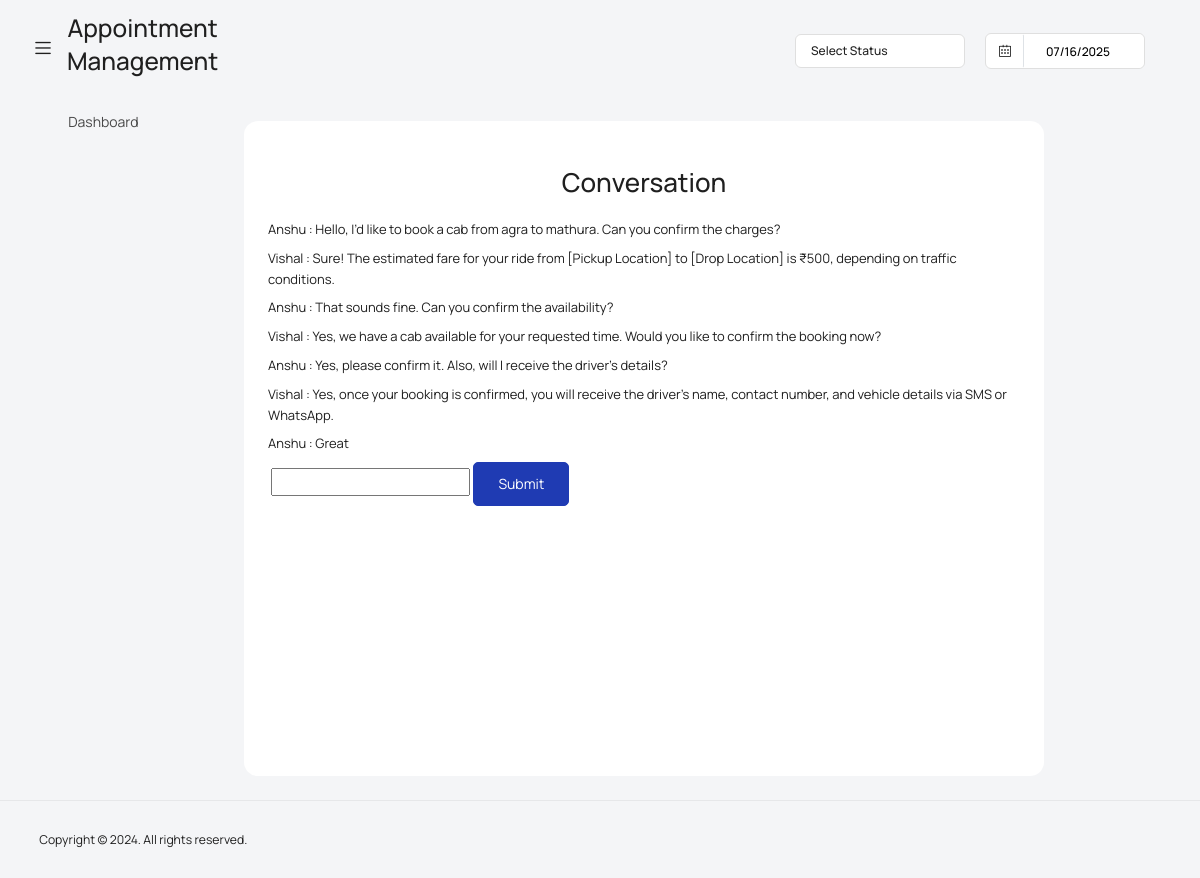
/add-conversation/2, run on the app's committed database.
### appointment_management/models.py (models this page shows)
class Conversation(models.Model):
    description = models.CharField(default=None, null=True, max_length=2000)
    datetime = models.DateTimeField(auto_now_add=True)
    business_man = models.ForeignKey(user_profile,on_delete=models.CASCADE,default=None,null=True)
    customer = models.ForeignKey(user_profile,on_delete=models.CASCADE,default=None,null=True,related_name='ieehfue')
    appointment_booking = models.ForeignKey(BookAppointment, on_delete=models.CASCADE, default=None, null=True)

### user_management/models.py (models this page shows)
class user_profile(AbstractUser):
    phone_number = models.CharField(default=None,null=True, max_length=100)
    profession = models.CharField(default=None,null=True, max_length=100)
    description = models.CharField(default=None,null=True, max_length=100)
    address = models.CharField(default=None,null=True, max_length=100)
    profile_image = models.FileField(upload_to='user-image/',default=None,null=True)
    status = models.CharField(default='Inactive',null=True, max_length=100)
    class Meta:
        db_table = 'auth_user'

### appointment_management/views.py (the view)
# urls.py: path('add-conversation/<str:id>',views.add_conversation, name='add_conversation'),
def add_conversation(request,id):
    if request.method == "POST":
        description = request.POST['description']
        appointment_data = BookAppointment.objects.get(id=id)
        business_man_data = user_profile.objects.filter(groups__name="business_man", id=request.user.id).first()
        customer_data = user_profile.objects.filter(groups__name="customer", id=request.user.id).first()
        if business_man_data:
            Conversation.objects.create(description=description, appointment_booking=appointment_data, business_man=business_man_data)
        if customer_data:
            Conversation.objects.create(description=description, appointment_booking=appointment_data, customer=customer_data)
        return redirect('appointment_list')
    else:
        appointment_data = Conversation.objects.filter(appointment_booking_id=id)
        return render(request,'add-conversation.html', {"id": id, "appointment_data": appointment_data})

### template/add-conversation.html (shortened to what this page needs)
{% extends 'base.html' %}
{% block content %}
<div class="card p-4 m-4" style="width:800px;">
    <h2 class="text-center m-4 ">Conversation</h2>
{% if appointment_data %}
{% for data in appointment_data %}
{% if data.business_man %}
<p>{{data.business_man.first_name}} : {{data.description}}</p>
{% elif data.customer %}
<p>{{data.customer.first_name}} : {{data.description}}</p>
{% endif %}
{% endfor %}
{% else %}
<p>Test</p>
{% endif %}
<form method="post" action="{% url 'add_conversation' id %}">
    <input id="description" type="textarea" name="description">
    <button type="submit" class="btn btn-primary">Submit</button>
</form>
</div>
{% endblock %}

### data on the page
Conversation: customer.first_name "Anshu", description "Hello, I’d like to book a cab from agra to mathura. Can you confirm the charges?"
Conversation: business_man.first_name "Vishal", description "Sure! The estimated fare for your ride from [Pickup Location] to [Drop Location] is ₹500, depending on traffic conditions."
Conversation: customer.first_name "Anshu", description "That sounds fine. Can you confirm the availability?"
Conversation: business_man.first_name "Vishal", description "Yes, we have a cab available for your requested time. Would you like to confirm the booking now?"
Conversation: customer.first_name "Anshu", description "Yes, please confirm it. Also, will I receive the driver’s details?"
Conversation: business_man.first_name "Vishal", description "Yes, once your booking is confirmed, you will receive the driver’s name, contact number, and vehicle details via SMS or WhatsApp."
Conversation: customer.first_name "Anshu", description "Great"
